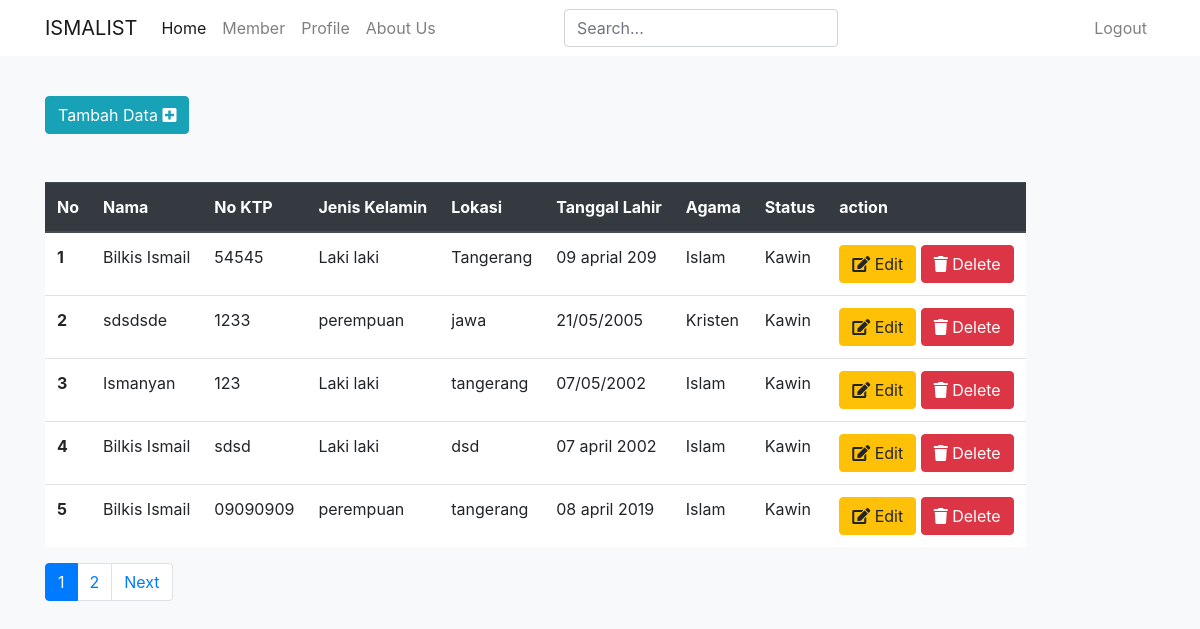
Screenshot of /home/index.php (signed in) with the database file from the repository.
### tables this page shows
CREATE TABLE `pekerjaan` (
  `id` int(11) NOT NULL,
  `nama` varchar(256) NOT NULL,
  `ktp` varchar(256) NOT NULL,
  `gender` varchar(256) NOT NULL,
  `location` varchar(256) NOT NULL,
  `dates` varchar(256) NOT NULL,
  `agama` varchar(256) NOT NULL,
  `status` varchar(256) NOT NULL
);

### public/config/config.php (called while the page is built, shortened)
<?php
	$conn = mysqli_connect("localhost","root","","php_ajax");
	function query($query){
		global $conn;
		$result = mysqli_query($conn,$query);
		$rows = [];
		while ( $row = mysqli_fetch_assoc($result)) {
			$rows[] =$row;
		}
		return $rows;
	}

### public/home/index.php (the view, shortened to what this page needs)
<?php
  require "../config/config.php";
  $jumlahDataPerHalaman = 5;
	$jumlahData = count(query("SELECT * FROM pekerjaan"));
	$jumlahHalaman = ceil($jumlahData / $jumlahDataPerHalaman);
	$halamanAktif = ( isset($_GET["halaman"]) ) ? $_GET["halaman"] : 1;
	$awalData = ($jumlahDataPerHalaman * $halamanAktif) - $jumlahDataPerHalaman;
 ?>
<!doctype html>
<html lang="en">
  <head>
    <link rel="stylesheet" href="https://use.fontawesome.com/releases/v5.8.1/css/all.css">
    <link rel="stylesheet" href="../../resource/assets/css/bootstrap.min.css">
  </head>
  <body>
    <nav class="navbar navbar-expand-lg navbar-light bg-white fixed-top">
      <div class="container">
        <a class="navbar-brand" href="index.php">ISMALIST</a>
        <div class="collapse navbar-collapse" id="navbarSupportedContent">
          <ul class="navbar-nav mr-auto">
            <li class="nav-item active">
              <a class="nav-link" href="index.php">Home <span class="sr-only">(current)</span></a>
            </li>
            <li class="nav-item">
              <a class="nav-link" href="member.php">Member</a>
            </li>
            <li class="nav-item">
              <a class="nav-link" href="profile.php">Profile</a>
            </li>
            <li class="nav-item">
              <a class="nav-link" href="team.php">About Us</a>
            </li>
          </ul>
          <form class="form-inline mr-auto my-lg-0" method="post">
            <input class="form-control mr-sm-2" type="text" name="keyword" autofocus placeholder="Search..." autocomplete="off" id="keyword-index">
          </form>
          <ul class="navbar-nav ml-auto">
            <li class="nav-item">
              <a class="nav-link" href="../logout.php">Logout</a>
            </li>
          </ul>
        </div>
      </div>
    </nav>
    <br><br><br><br>
    <div class="container">
      <button type="button" class="btn btn-info" data-toggle="modal" data-target="#exampleModal">
        Tambah Data <i class="fa fa-plus-square"></i>
      </button>
    </div>
    <section id="content" class="content mt-5">
      <div class="container">
        <table class="table table-responsive">
          <thead class="thead-dark">
            <tr>
              <th scope="col">No</th>
              <th scope="col">Nama</th>
              <th scope="col">No KTP</th>
              <th scope="col">Jenis Kelamin</th>
              <th scope="col">Lokasi</th>
              <th scope="col">Tanggal Lahir</th>
              <th scope="col">Agama</th>
              <th scope="col">Status</th>
              <th scope="col">action</th>
            </tr>
          </thead>
          <tbody class="bg-white">
            <?php $datas = query("SELECT * FROM pekerjaan ORDER BY id DESC LIMIT $awalData,
          		$jumlahDataPerHalaman"); ?>
            <?php $i = 1; ?>
            <?php foreach ($datas as $row) : ?>
            <tr>
              <th scope="row"><?= $i; ?></th>
              <td><?= $row['nama']; ?></td>
              <td><?= $row['ktp']; ?></td>
              <td><?= $row['gender']; ?></td>
              <td><?= $row['location']; ?></td>
              <td><?= $row['dates']; ?></td>
              <td><?= $row['agama']; ?></td>
              <td><?= $row['status']; ?></td>
              <td>
                <a class="btn btn-warning" href="../model/edit.php?id=<?= $row['id']; ?>"><i class="fa fa-edit"></i> Edit</a>
                <a class="btn btn-danger" href="../model/delete.php?id=<?= $row['id']; ?>"><i class="fa fa-trash"></i> Delete</a>
              </td>
            </tr>
            <?php $i++; ?>
            <?php endforeach; ?>
          </tbody>
        </table>
      </div>
    </section>
    <section class="pagination" id="pagination">
      <div class="container">
        <nav aria-label="Page navigation example">
          <ul class="pagination">
            <?php for ($i=1; $i <= $jumlahHalaman; $i++) :?>
          		<?php if ($i == $halamanAktif) :?>
                <li class="page-item active"><a class="page-link" href="?halaman=<?= $i; ?>"><?= $i; ?></a></li>
          			<?php else :?>
                  <li class="page-item"><a class="page-link" href="?halaman=<?= $i; ?>"><?= $i; ?></a></li>
          		<?php endif; ?>
          	<?php endfor; ?>
            <?php if ($halamanAktif < $jumlahHalaman) : ?>
            <li class="page-item"><a class="page-link" href="?halaman= <?= $halamanAktif + 1; ?>">Next</a></li>
            <?php endif; ?>
          </ul>
        </nav>
      </div>
    </section>
  </body>
</html>

### public/home/index.php (style rules this page uses)
body { background-color: #f8f9fa; }

### rows the page displays
pekerjaan: nama "Bilkis Ismail", ktp "54545", gender "Laki laki", location "Tangerang", dates "09 aprial 209", agama "Islam", status "Kawin"
pekerjaan: nama "sdsdsde", ktp "1233", gender "perempuan", location "jawa", dates "21/05/2005", agama "Kristen", status "Kawin"
pekerjaan: nama "Ismanyan", ktp "123", gender "Laki laki", location "tangerang", dates "07/05/2002", agama "Islam", status "Kawin"
pekerjaan: nama "Bilkis Ismail", ktp "sdsd", gender "Laki laki", location "dsd", dates "07 april 2002", agama "Islam", status "Kawin"
pekerjaan: nama "Bilkis Ismail", ktp "09090909", gender "perempuan", location "tangerang", dates "08 april 2019", agama "Islam", status "Kawin"
